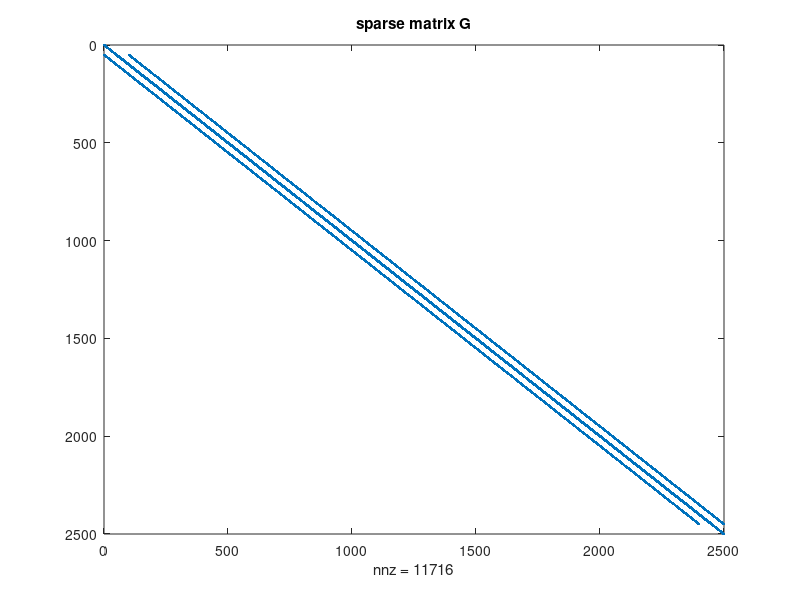
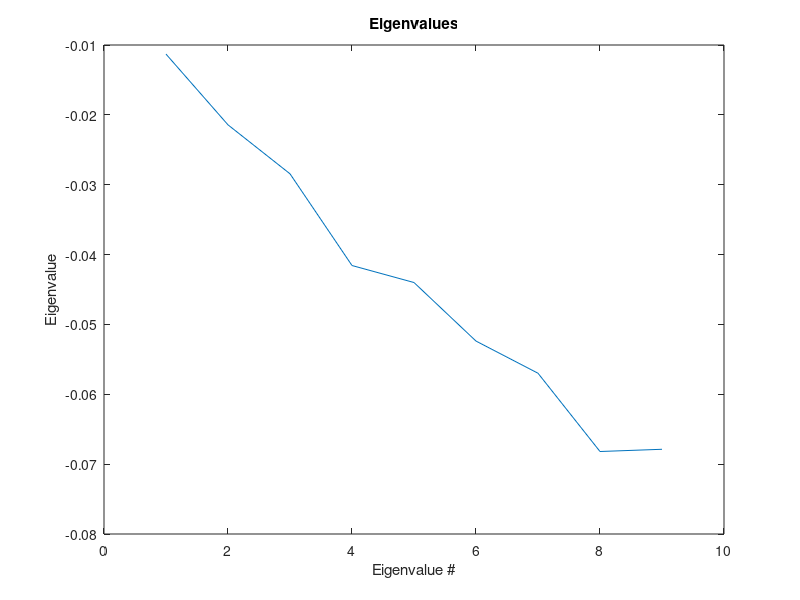
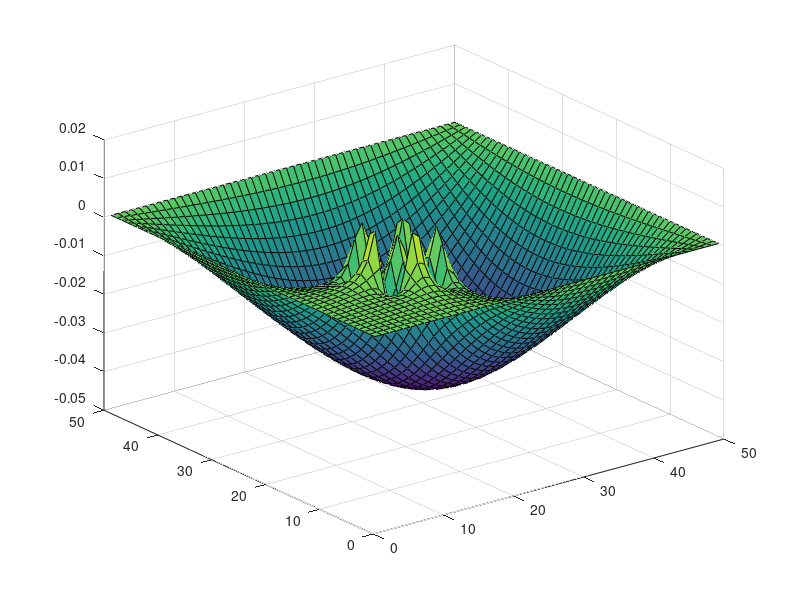

Write the MATLAB code that produced these figures, in order. (Note: this script raises an error after producing the figures.)


% Miranda Heredia 
clear all
close all


%Part i
nx=50;
ny=50;
G= sparse(nx*ny,nx*ny);

%Part ii and iii - loop for spatial matrix
for i= 1:nx
    for j= 1:ny
        n=j+(i-1)*ny; %current position 
        %Local mapping of the nodes around (x,y)
        nxm = j + (i-2)*ny; 
        nxp = j + (i)*ny;
        nym = j-1 + (i-1)*ny;
        nyp = j+1 + (i-1)*ny;
        if i ==1 || i==nx || j==1 || j==ny
            G(n,:)=0;
            G(n,n)=1;
        elseif i > 10 && i < 20 && j > 10 && j < 20
            G(n, n) = -2;
            G(n, nxm) = 1;
            G(n, nxp) = 1;
            G(n, nym) = 1;
            G(n, nyp) = 1;
        else
            G(n,n)= -4;
            G(n,nxm)= 1;
            G(n,nym)= 1;
            G(n,nyp)= 1;
            G(n,nxp)= 1;
        end
    end       
end
figure(1)
spy(G)
title('sparse matrix G')

%v
[E,D]= eigs(G,9,'SM');

Eigen = diag(D);

figure(2)
plot(Eigen);
xlabel("Eigenvalue #");
ylabel("Eigenvalue");
title("Eigenvalues");

% Plot the eigenvalues on surf

Evectors = zeros(nx, ny);
%vector remapping to plot eigenvectors
for k=1:9
    for i=1:nx
        for j=1:ny
            N = j +(i-1)*ny;
            Evectors(i,j) = E(N,k);
        end
    end
    figure(3)
    surf(Evectors)
    grid on
    colormap(parula)
    pause(0.5)
end




% changing nx = 50 and ny = 51 gave an error due to eigs requiring a square
% matrix as an input














